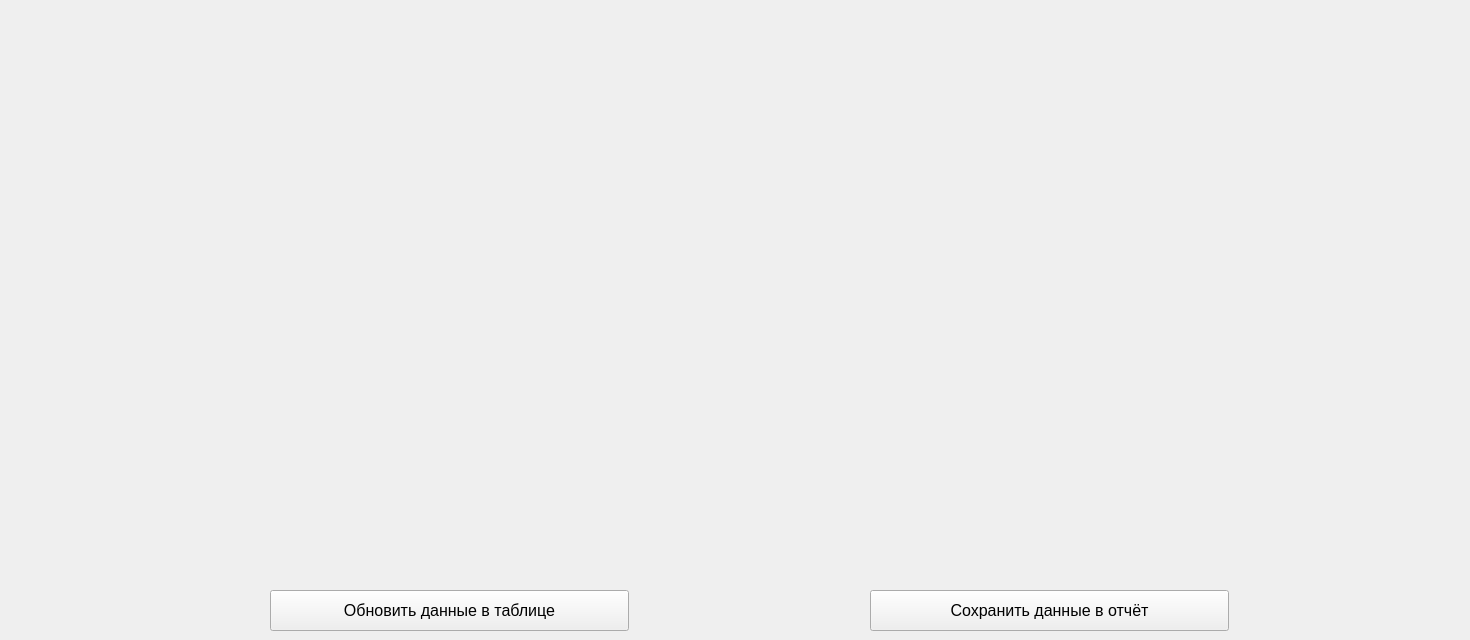
   <widget class="QWidget" name="products_tab">
    <attribute name="title">
     <string>Изделия</string>
    </attribute>
    <widget class="QWidget" name="formLayoutWidget">
     <property name="geometry">
      <rect>
       <x>0</x>
       <y>10</y>
       <width>1461</width>
       <height>501</height>
      </rect>
     </property>
     <layout class="QFormLayout" name="products_layout"/>
    </widget>
    <widget class="QPushButton" name="upd_products_table_btn">
     <property name="geometry">
      <rect>
       <x>270</x>
       <y>590</y>
       <width>359</width>
       <height>41</height>
      </rect>
     </property>
     <property name="font">
      <font>
       <pointsize>12</pointsize>
      </font>
     </property>
     <property name="mouseTracking">
      <bool>false</bool>
     </property>
     <property name="text">
      <string>Обновить данные в таблице</string>
     </property>
     <property name="checkable">
      <bool>false</bool>
     </property>
    </widget>
    <widget class="QPushButton" name="save_products_table_btn">
     <property name="geometry">
      <rect>
       <x>870</x>
       <y>590</y>
       <width>359</width>
       <height>41</height>
      </rect>
     </property>
     <property name="font">
      <font>
       <pointsize>12</pointsize>
      </font>
     </property>
     <property name="mouseTracking">
      <bool>false</bool>
     </property>
     <property name="text">
      <string>Сохранить данные в отчёт</string>
     </property>
     <property name="checkable">
      <bool>false</bool>
     </property>
    </widget>
   </widget>
